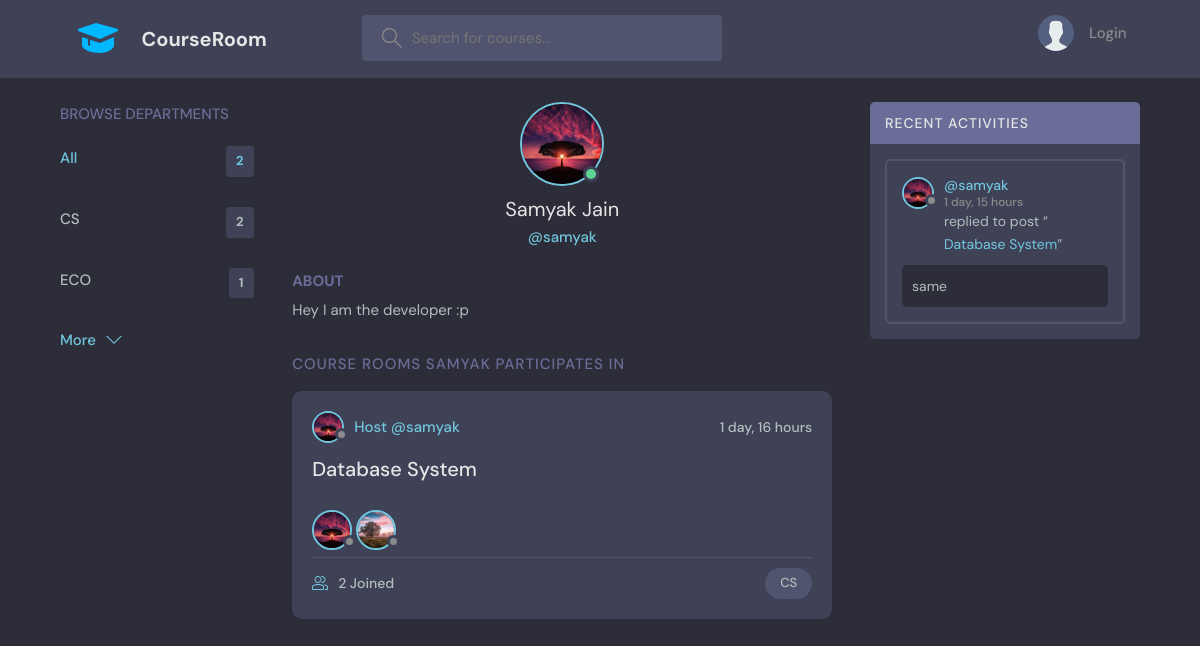
The app's page /profile/1/, older data.
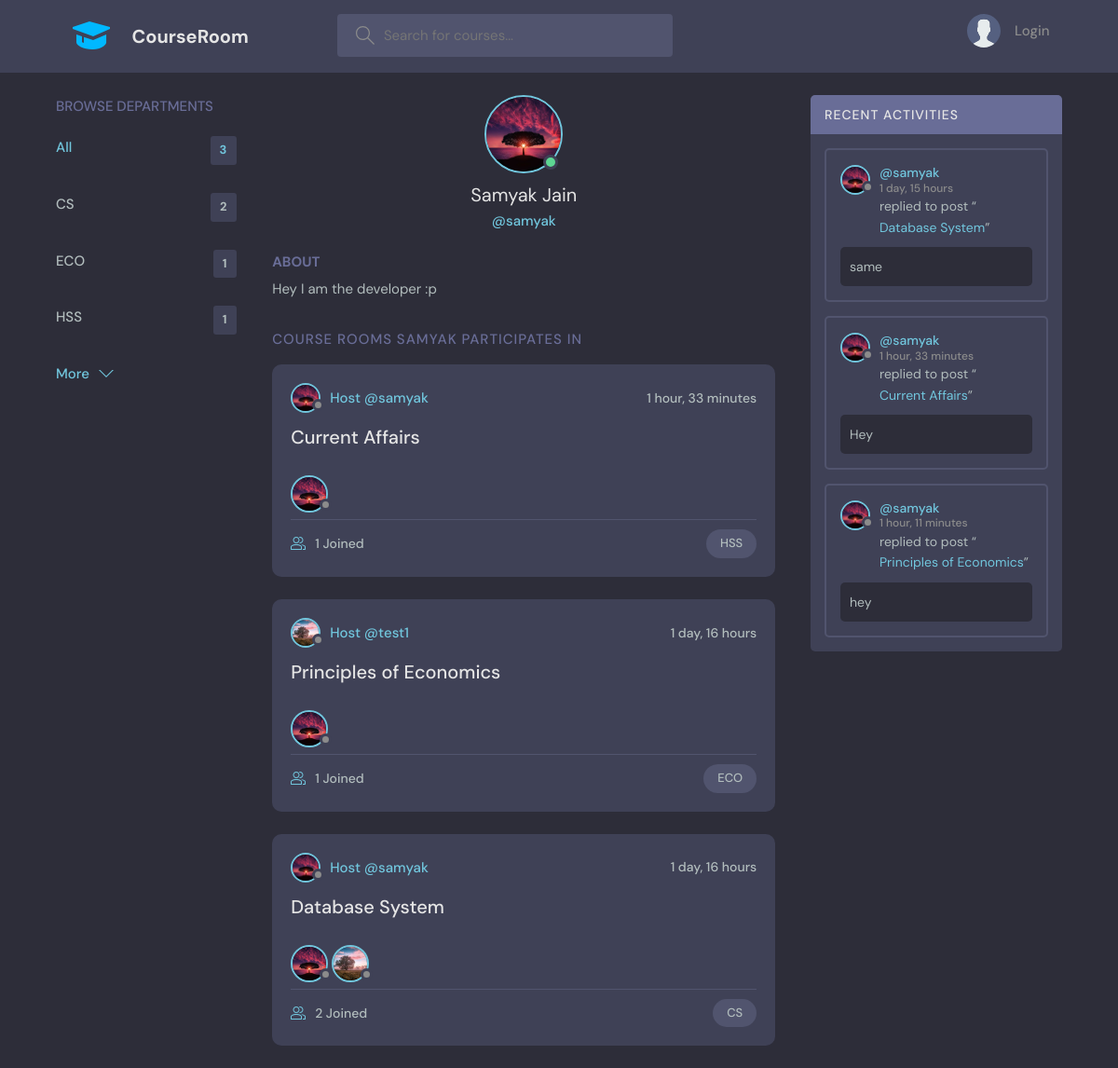
The same page, newer data.
### base/models.py (models this page shows, shortened)
class Topic(models.Model):
    name=models.CharField(max_length=200)

class User(AbstractUser):
    name= models.CharField(max_length=200, null=True)
    email= models.EmailField(unique=True,null=True)
    bio= models.TextField(null=True)
    avatar= models.ImageField(null = True, default="avatar.svg")
    USERNAME_FIELD= 'email'
    REQUIRED_FIELDS= []

class Room(models.Model):
    host=models.ForeignKey(User, on_delete=models.SET_NULL,null=True)
    topic=models.ForeignKey(Topic, on_delete=models.SET_NULL,null=True)
    name= models.CharField(max_length=200)
    description= models.TextField(null=True, blank= True)
    participants=models.ManyToManyField(User, related_name= 'participants',blank=True )
    updated = models.DateTimeField(auto_now=True)
    created= models.DateTimeField(auto_now_add=True)
    class Meta:
        ordering=['-updated', '-created']
    def __str__(self):
        return self.name

class Message(models.Model):
    user= models.ForeignKey(User, on_delete= models.CASCADE)
    room= models.ForeignKey(Room, on_delete=models.CASCADE)
    body= models.TextField()
    updated = models.DateTimeField(auto_now=True)
    created= models.DateTimeField(auto_now_add=True)
    class Meta:
        ordering=['updated', 'created']

### base/views.py (the view)
# urls.py: path('profile/<str:pk>/',views.userProfile, name="user-profile"),
def userProfile(request,pk):
    user= User.objects.get(id=pk)
    rooms= Room.objects.filter(participants= user)
    room_messages=user.message_set.all()
    topics= Topic.objects.all()
    context={'user':user,'rooms':rooms,'room_messages':room_messages,'topics':topics,}
    return render(request, 'base/profile.html',context)

### base/templates/base/profile.html (shortened to what this page needs)
{% extends 'main.html' %}
{% block content %}
  <main class="profile-page layout layout--3">
    <div class="container">
      {% include 'base/topic_component.html' %}
      <div class="roomList">
        <div class="profile">
          <div class="profile__avatar">
            <div class="avatar avatar--large active">
              <img src="{{user.avatar.url}}" />
            </div>
          </div>
          <div class="profile__info">
            <h3>{{user.name}}</h3>
            <p>@{{user.username}}</p>
          </div>
          <div class="profile__about">
            <h3>About</h3>
            <p>
              {{user.bio}}
            </p>
          </div>
        </div>
        <div class="roomList__header">
          <div>
            <h2>Course Rooms {{user.username}} participates in</a>
            </h2>
          </div>
        </div>
        {% include 'base/feed_component.html' %}
      </div>
      {% include 'base/activity_component.html' %}
    </div>
  </main>
{% endblock content %}

### templates/main.html (shortened to what this page needs)
<!DOCTYPE html>
{% load static %}
<html lang="en">
  <head>
    <link rel="stylesheet" href="{% static 'styles/style.css' %}" />
  </head>
  <body>
    {% include 'navbar.html' %}
    {% block content %}
    {% endblock %}
  </body>
</html>

### templates/navbar.html (shortened to what this page needs)
{% load static %}
<header class="header header--loggedIn">
  <div class="container">
    <a href="{% url 'home' %}" class="header__logo">
      <svg xmlns="http://www.w3.org/2000/svg" width="48" height="48" viewBox="0 0 24 24" style="fill: rgba(0, 184, 255, 1);"><path d="M2 7v1l11 4 9-4V7L11 4z"></path><path d="M4 11v4.267c0 1.621 4.001 3.893 9 3.734 4-.126 6.586-1.972 7-3.467.024-.089.037-.178.037-.268V11L13 14l-5-1.667v3.213l-1-.364V12l-3-1z"></path></svg>
      <h1>CourseRoom</h1>
    </a>
    <form class="header__search" method="GET" action="{% url 'home' %}">
      <label>
        <input name="q" placeholder="Search for courses..." />
      </label>
    </form>
    <nav class="header__menu">
      {% if request.user.is_authenticated %}
      <div class="header__user">
        <a href="{% url 'user-profile' user.id %}">
          <div class="avatar avatar--medium active">
            <img src="{{request.user.avatar.url}}" />
          </div>
          <p>{{request.user.username}} <span>@{{request.user.username}}</span></p>
        </a>
        <button class="dropdown-button">
          <svg version="1.1" xmlns="http://www.w3.org/2000/svg" width="32" height="32" viewBox="0 0 32 32">
            <title>chevron-down</title>
            <path d="M16 21l-13-13h-3l16 16 16-16h-3l-13 13z"></path>
          </svg>
        </button>
      </div>
      {% else %}
      <a href="{% url 'login' %}">
        <img src="{% static 'images/avatar.svg' %}" />
        <p>Login</p>
      </a>
      {% endif %}
    </nav>
  </div>
</header>

### base/templates/base/topic_component.html
<div class="topics">
    <div class="topics__header">
      <h2>Browse Departments</h2>
    </div>
    <ul class="topics__list">
      <li>
        <a href="{% url 'home' %}" class="active">All <span>{{topics.count}}</span></a>
      </li>
      {% for topic in topics %}
      <li>
        <a href="{% url 'home' %}?q={{topic.name}}">{{topic.name}} <span>{{topic.room_set.all.count}}</span></a>
      </li>
      {% endfor %}
    </ul>
    <a class="btn btn--link" href="{% url 'topics' %}">
      More
      <svg version="1.1" xmlns="http://www.w3.org/2000/svg" width="32" height="32" viewBox="0 0 32 32">
        <title>chevron-down</title>
        <path d="M16 21l-13-13h-3l16 16 16-16h-3l-13 13z"></path>
      </svg>
    </a>
  </div>

### base/templates/base/feed_component.html (shortened to what this page needs)
{% for room in rooms %}
<div class="roomListRoom">
    <div class="roomListRoom__header">
      <a href="{% url 'user-profile' room.host.id %}" class="roomListRoom__author">
        <div class="avatar avatar--small">
          <img src="{{room.host.avatar.url}}" />
        </div>
        <span>Host @{{room.host.username}}</span>
      </a>
      <div class="roomListRoom__actions">
        <span>{{room.created|timesince}}</span>
      </div>
    </div>
    <div class="roomListRoom__content">
      <a href="{% url 'room' room.id %}">{{room.name}}</a>
      <br>
    </div>
    {% for user in room.participants.all %}
    <a href="{% url 'user-profile' user.id %}">
      <div class="avatar avatar--medium">
        <img src="{{user.avatar.url}}" />
      </div>
    </a>
    {% endfor %}
    <div class="roomListRoom__meta">
      <a href="{% url 'room' room.id %}" class="roomListRoom__joined">
        {{room.participants.all.count}} Joined
      </a>
      <p class="roomListRoom__topic">{{room.topic.name}}</p>
    </div>
  </div>
{% endfor %}

### base/templates/base/activity_component.html (shortened to what this page needs)
<div class="activities">
    <div class="activities__header">
        <h2>Recent Activities</h2>
    </div>
    {% for message in room_messages %}
    <div class="activities__box">
        <div class="activities__boxHeader roomListRoom__header">
            <a href="{% url 'user-profile' message.user.id %}" class="roomListRoom__author">
                <div class="avatar avatar--small">
                    <img src="{{message.user.avatar.url}}" />
                </div>
                <p>
                    @{{message.user.username}}
                    <span>{{message.created|timesince}}</span>
                </p>
            </a>
        </div>
        <div class="activities__boxContent">
            <p>replied to post “<a href="{% url 'room' message.room.id %}">{{message.room}}</a>”</p>
            <div class="activities__boxRoomContent">
                {{message.body}}
            </div>
        </div>
    </div>
    {% endfor %}
</div>

Row changes from the older to the newer data that the page shows:
added Topic: name "HSS", room_set.all.count "1"
added Room: host.avatar (picture), host.username "samyak", created "1 hour, 33 minutes", name "Current Affairs", participants.all.count "1", topic.name "HSS", User (avatar (picture))
now on this page (row unchanged): Room: host.avatar (picture), host.username "test1", created "1 day, 16 hours", name "Principles of Economics", participants.all.count "1", topic.name "ECO", User (avatar (picture))
added Message: user.avatar (picture), user.username "samyak", created "1 hour, 33 minutes", room "Current Affairs", body "Hey"
added Message: user.avatar (picture), user.username "samyak", created "1 hour, 11 minutes", room "Principles of Economics", body "hey"
Text that changed along with them:
{{ topics.count }}: "2" → "3"
